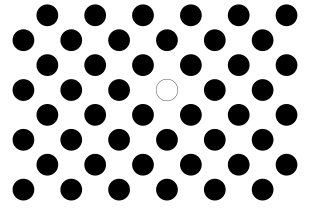

gnuplot code for this plot:
#set terminal x11
set terminal epslatex standalone size 8cm,5.3cm
set output 'vacancy.tex'

#set title 'FCC Structure' offset 0,-2

#set xlabel '$x$'
#set ylabel '$y$'
set key off

unset xtics
unset ytics
unset border 

#set xrange[0:3.5]
#set yrange[0:2.5]

# borders of the cubic cell
bordercolour = 8
borderwidth = 3
#set arrow from 0,0,0 to 1,0,0 nohead lc bordercolour lw borderwidth

plot 'lattice.dat' using 1:2:4 with points pointtype variable pointsize 5 linecolor 8
